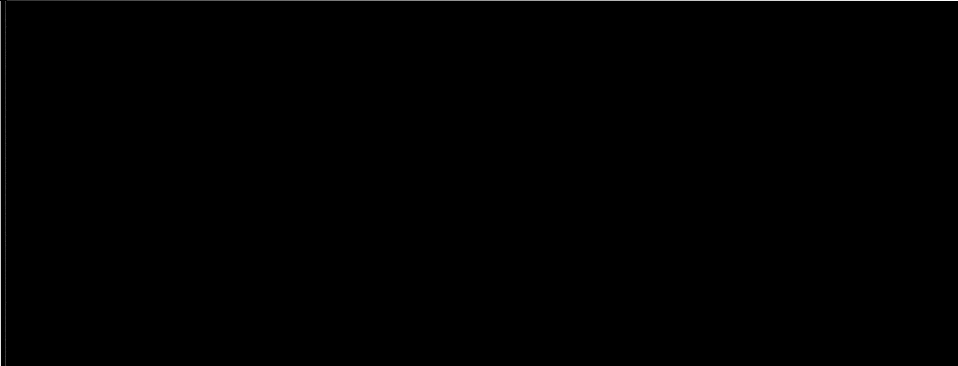
#> input picture data/atm/lsst_atm_10year_03.fits, 958 x 366 px; its folder holds 4 pictures in this run
$ jupyter execute ViewAllAtmosphere.ipynb   (shell and % lines are left out)
#> lines starting #> are read from the running program, lines starting #| are printed output that depends on the picture
# View simulated atmosphere

- author  :Sylvie Dagoret-Campagne
- affiliaiton : IJCLab/IN2P3/CNRS
- creation date : April 20th 2020
- Last verification : December 14th 2021

[cell 1]
import matplotlib as mpl
import matplotlib.pyplot as plt
import matplotlib.colors as colors
import matplotlib.cm as cmx
import numpy as np
import pandas as pd
import os
import sys

[cell 2]
from astropy.io import fits

[cell 3]
#to enlarge the sizes
params = {'legend.fontsize': 'x-large',
          'figure.figsize': (10,6),
         'axes.labelsize': 'x-large',
         'axes.titlesize':'x-large',
         'xtick.labelsize':'x-large',
         'ytick.labelsize':'x-large'}
plt.rcParams.update(params)

[cell 4]
plt.rcParams.update({'figure.max_open_warning': 0}) # to see a large number of files

# Configuration

[cell 5]
DATADIR="../data/atm"

[cell 6]
atmospheric_basename_files=os.listdir(DATADIR)

[cell 7]
atmospheric_basename_files

[cell 8]
inputfile=os.path.join(DATADIR,atmospheric_basename_files[2])

# Open all atmospheric files

[cell 9]
idx=0
all_data=[]
all_hdr=[]
all_wl=[]
#for file in atmospheric_basename_files:
for file in [atmospheric_basename_files[2]]:  # now there is one big merged file

    if file.split(".")[-1]=="fits":
        inputfile=os.path.join(DATADIR,file)
        hdu = fits.open(inputfile)
#> hdu = 1 item
        all_hdr.append(hdu[0].header)
        all_data.append(hdu[0].data[1:,:])
        all_wl.append(hdu[0].data[0,:])
        hdu.close()

    idx+=1

[cell 10]
data=np.vstack(all_data)

## Extract info from header

### Pick up the header column index

[cell 11]
hdr=all_hdr[0]

[cell 12]
NbAtmSimul=hdr['NBATMSIM']
#> NbAtmSimul = 365
idx_out_num=hdr['ID_NUM']
#> idx_out_num = 0
idx_out_year=hdr['ID_YEAR']
#> idx_out_year = 1
idx_out_am=hdr['ID_AM']
#> idx_out_am = 2
idx_out_vaod=hdr['ID_VAOD']
#> idx_out_vaod = 3
idx_out_pwv=hdr['ID_PWV']
#> idx_out_pwv = 4
idx_out_o3=hdr['ID_O3']
#> idx_out_o3 = 5
idx_out_cld=hdr['ID_CLD']
#> idx_out_cld = 6
idx_out_res=hdr['ID_RES']
#> idx_out_res = 7

## Atmospheric data

[cell 13]
vaod=data[1:,idx_out_vaod] # vertical aerosol depth
#> vaod = 364 values, max 0.124 at index 17, min 0.0242 at index 25, mean 0.0536
pwv=data[1:,idx_out_pwv]   # precipitable water vapor (mm)
#> pwv = 364 values, max 24.34 at index 230, min 1.66 at index 82, mean 8.29
o3=data[1:,idx_out_o3]     # ozone
#> o3 = 364 values, max 353 at index 239, min 227.5 at index 213, mean 270.9
cld=data[1:,idx_out_cld]   # clouds (not used)
#> cld = 364 values, max 102.9 at index 24, min 1.18 at index 0, mean 5.43

[cell 14]
plt.hist(vaod,bins=50);
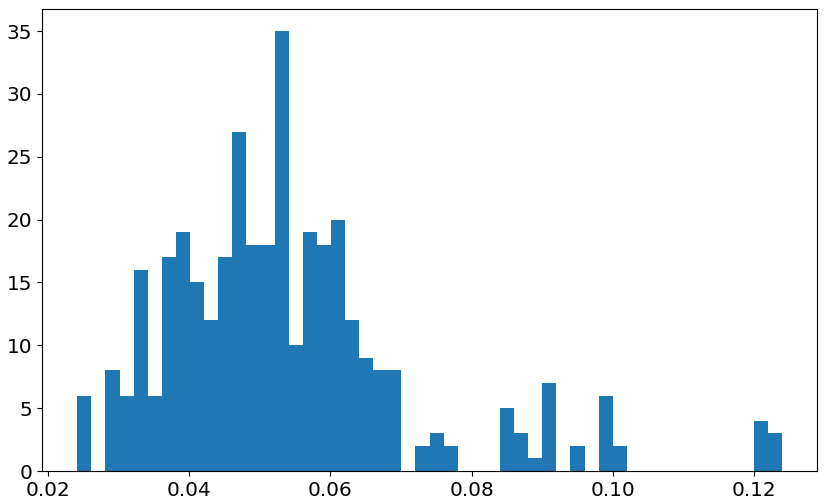
#> figure drawn by matplotlib, 1 panel; tallest bar 35 high, from x = 0.0521 to 0.0541

[cell 15]
# Extract wavelength Wavelength
wl=all_wl[0][idx_out_res:]
#> wl = 951 values from 250 to 1200
transm=data[:,idx_out_res:]
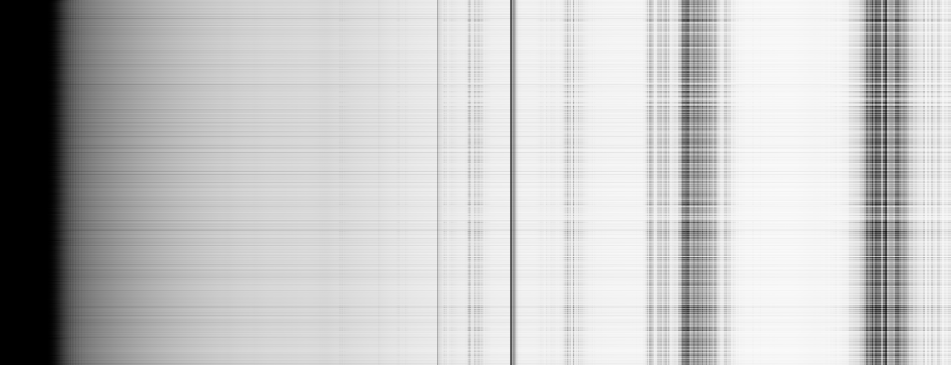
#> transm: shape (365, 951) float64; min 0, max 0.983, mean 0.766

[cell 16]
transm_average=np.average(transm,axis=0)
#> transm_average = 951 values, max 0.968 at index 785, min 0 at index 0, mean 0.766

[cell 17]
transm.shape
#> Out = (365, 951)

[cell 18]
NBSIM=transm.shape[0]
#> NBSIM = 365

[cell 19]
plt.imshow(transm,origin="lower",cmap='jet')
plt.xlabel("$\\lambda$ (nm)")
plt.ylabel("simulation number")
plt.title("image of atmospheric simulation")

[cell 20]
# bins in wevelength
jet = plt.get_cmap('jet')
cNorm = colors.Normalize(vmin=0, vmax=NBSIM)
scalarMap = cmx.ScalarMappable(norm=cNorm, cmap=jet)
all_colors = scalarMap.to_rgba(np.arange(NBSIM), alpha=1)

[cell 21]
for idx in np.arange(NBSIM):
    colorVal=scalarMap.to_rgba(idx, alpha=1)
    plt.plot(wl,transm[idx,:],color=colorVal)
plt.grid(True)
plt.xlabel("$\lambda$ (nm)")
plt.title("Atmospheric transparency")
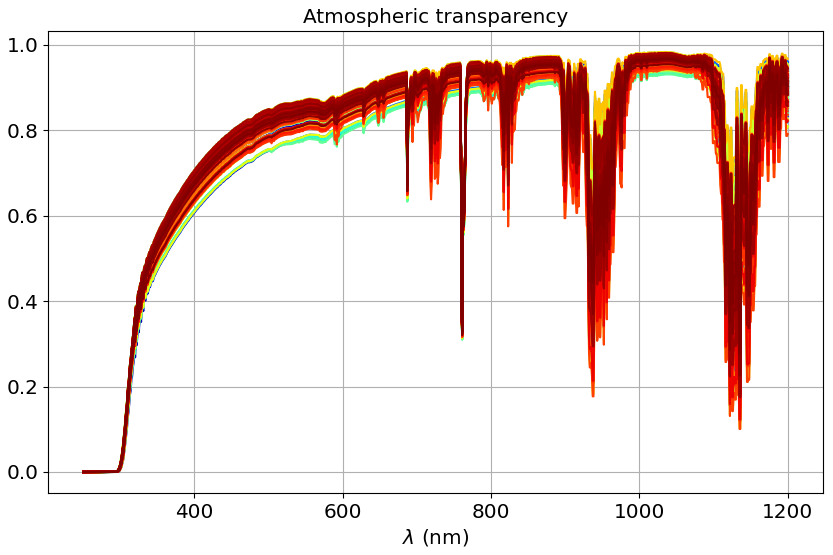
#> figure drawn by matplotlib, 1 panel; curve peaks at x = 1035, y = 0.977; curve peaks at x = 1035, y = 0.971; curve peaks at x = 1035, y = 0.963

# Find worse and best atmosphere and average transmission

[cell 22]
transmsum=np.zeros(NBSIM)
#> transmsum = 365 values from 0 to 0
for idx in np.arange(NBSIM):
    transmsum[idx]=transm[idx,:].sum()
#> after the loop, transmsum = 365 values, max 770.4 at index 256, min 663.9 at index 307, mean 728.5

[cell 23]
idx_best_atm=np.where(transmsum==transmsum.min())[0][0]
#> idx_best_atm = 307

[cell 24]
idx_worse_atm=np.where(transmsum==transmsum.max())[0][0]
#> idx_worse_atm = 256

[cell 25]
plt.plot(wl,transm[idx_best_atm,:],color="b")
plt.plot(wl,transm[idx_worse_atm,:],color="r")
plt.plot(wl,transm_average,"k-")

plt.grid(True)
plt.xlabel("$\lambda$ (nm)")
plt.title("Atmospheric transparency")
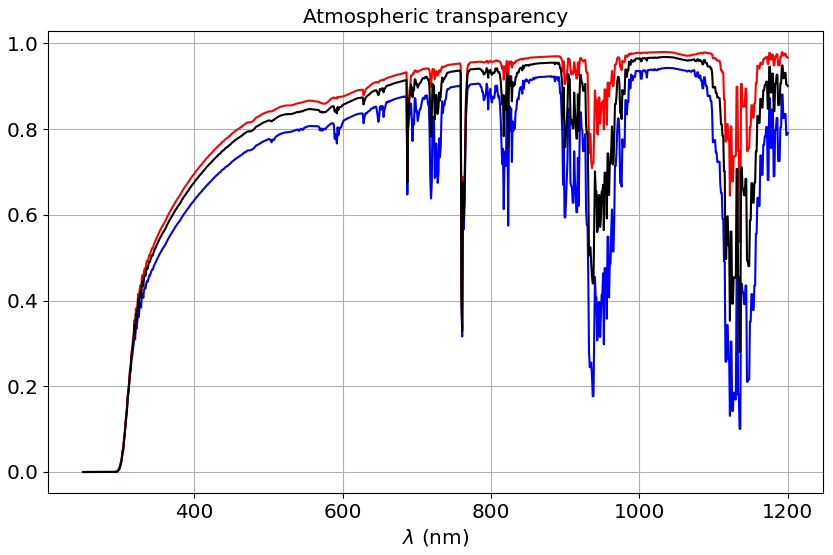
#> figure drawn by matplotlib, 1 panel; curve peaks at x = 1035, y = 0.942; curve peaks at x = 1035, y = 0.98; curve peaks at x = 1035, y = 0.968
